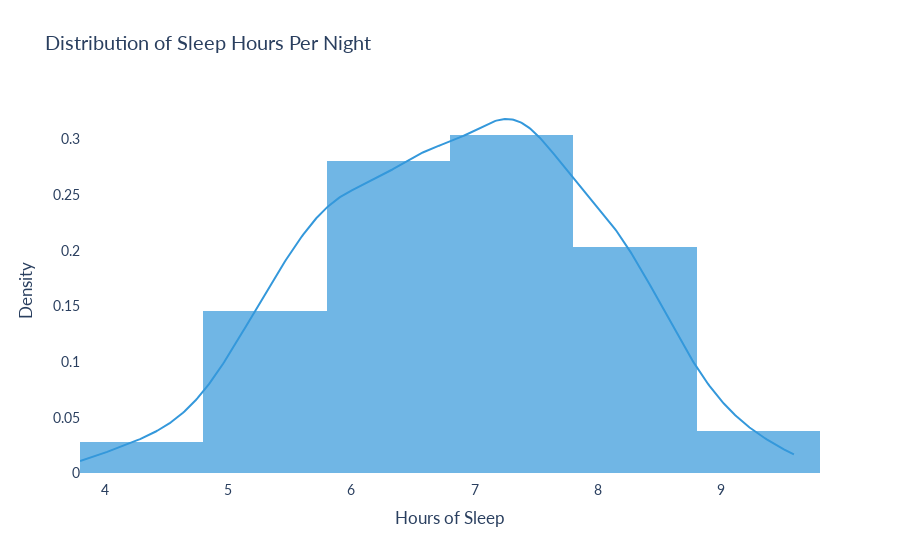

Here is the notebook cell this chart was saved with:
### Markdown cell above
## 8. Hours of sleep per night
Sleep- the unsung hero of student success, and often the first thing sacrificed in the name of "just one more scroll."

This variable tells us how much rest students are getting each night. And when we say "rest," we mean actual REM sleep- not background TikTok while lying in bed with one eye closed.

Sleep is deeply tied to **mental health**, **academic performance**, and overall life balance. So let’s analyze how many students are getting their 8 hours… and how many are rolling through college on caffeine and vibes.

### Code cell
# Define bins and labels for easier interpretation
bins = [0, 4, 6, 8, 10, 12]
labels = ['<4 hrs', '4–6 hrs', '6–8 hrs', '8–10 hrs', '10–12 hrs']
student_df['sleep_bin'] = pd.cut(student_df['sleep_hours_per_night'],
    bins = bins,
    labels = labels,
    right = False
)

# Print value counts for the bins
sleep_bin_counts = student_df['sleep_bin'].value_counts().sort_index()

print("Hours of Sleep per Night:")
print(sleep_bin_counts)

# Plot figure
fig = ff.create_distplot(
    [student_df['sleep_hours_per_night']],
    group_labels = [''], # Hide group label from legend
    colors = ['#3498DB'],
    show_hist = True,
    show_rug = False
)

# Styling
fig.update_layout(
    title = 'Distribution of Sleep Hours Per Night',
    xaxis_title = 'Hours of Sleep',
    yaxis_title = 'Density',
    font = dict(family = 'Lato', size = 14),
    plot_bgcolor = 'white',
    showlegend = False 
)

fig.show()

### Figure 1 — Plotly figure (JSON) as saved in the notebook; plotly's stock layout.template omitted (floating-point values rounded to 4 significant figures; data arrays with more than 128 entries replaced by an {"elided": "..."} marker saying what was removed)
{"data": [{"autobinx": false, "histnorm": "probability density", "legendgroup": "", "marker": {"color": "#3498DB"}, "name": "", "opacity": 0.7, "type": "histogram", "x": {"elided": "705 float values"}, "xaxis": "x", "xbins": {"end": 9.6, "size": 1, "start": 3.8}, "yaxis": "y"}, {"legendgroup": "", "marker": {"color": "#3498DB"}, "mode": "lines", "name": "", "showlegend": false, "type": "scatter", "x": {"elided": "500 float values"}, "xaxis": "x", "y": {"elided": "500 float values"}, "yaxis": "y"}], "layout": {"barmode": "overlay", "font": {"family": "Lato", "size": 14}, "hovermode": "closest", "legend": {"traceorder": "reversed"}, "plot_bgcolor": "white", "showlegend": false, "title": {"text": "Distribution of Sleep Hours Per Night"}, "xaxis": {"anchor": "y2", "domain": [0, 1], "title": {"text": "Hours of Sleep"}, "zeroline": false}, "yaxis": {"anchor": "free", "domain": [0, 1], "position": 0, "title": {"text": "Density"}}}}
